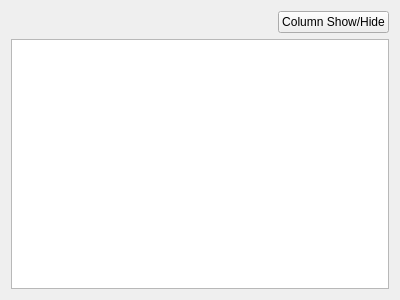
<?xml version="1.0" encoding="UTF-8"?>
<ui version="4.0">
 <class>Widget</class>
 <widget class="QWidget" name="Widget">
  <property name="geometry">
   <rect>
    <x>0</x>
    <y>0</y>
    <width>400</width>
    <height>300</height>
   </rect>
  </property>
  <property name="windowTitle">
   <string>Widget</string>
  </property>
  <layout class="QGridLayout" name="gridLayout">
   <item row="0" column="1">
    <widget class="QPushButton" name="m_pBtnColumnShowOrHide">
     <property name="text">
      <string>Column Show/Hide</string>
     </property>
    </widget>
   </item>
   <item row="0" column="0">
    <spacer name="horizontalSpacer">
     <property name="orientation">
      <enum>Qt::Horizontal</enum>
     </property>
     <property name="sizeHint" stdset="0">
      <size>
       <width>40</width>
       <height>20</height>
      </size>
     </property>
    </spacer>
   </item>
   <item row="1" column="0" colspan="2">
    <widget class="QTreeView" name="m_pTreeView"/>
   </item>
  </layout>
 </widget>
 <layoutdefault spacing="6" margin="11"/>
 <resources/>
 <connections/>
</ui>
